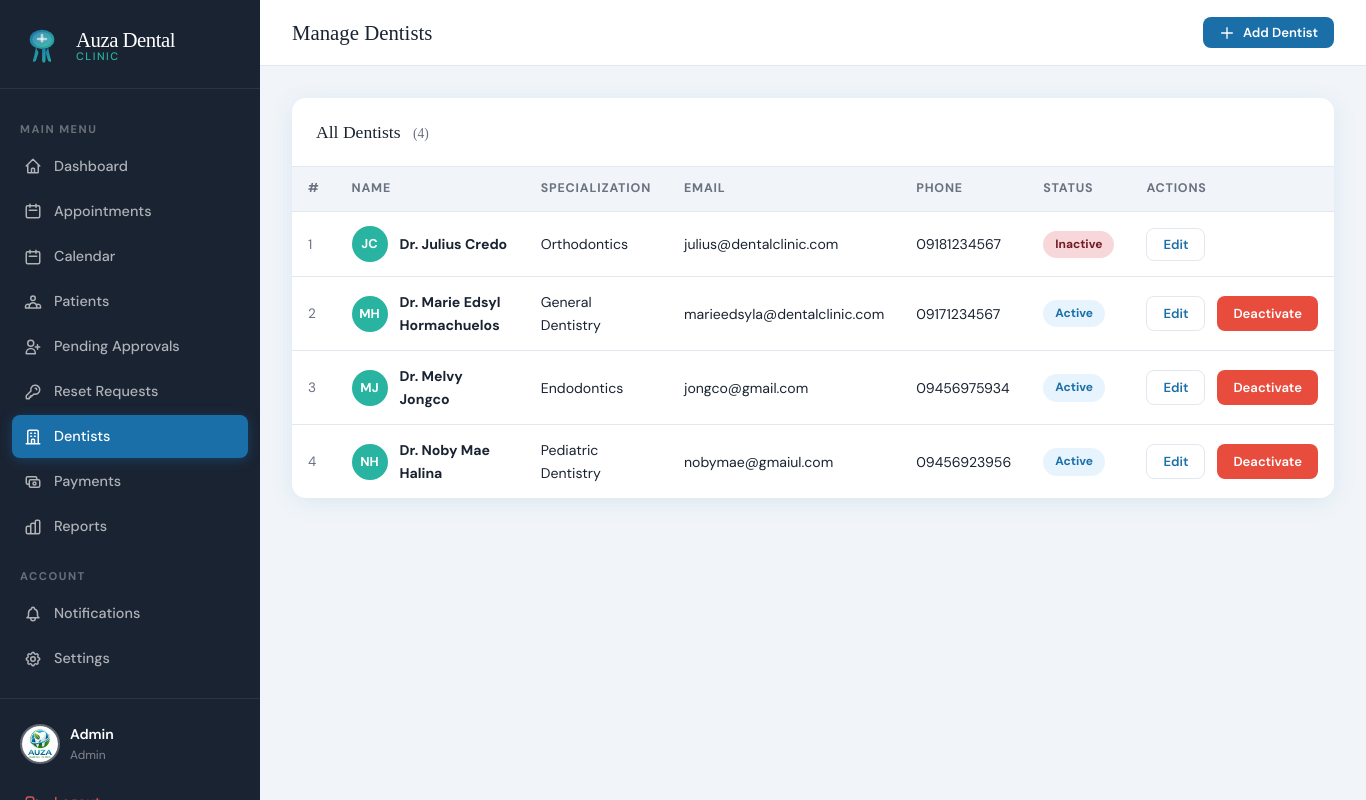
Screenshot of /index.php?page=admin_dentists (signed in) with the database file from the repository.
### tables this page shows
CREATE TABLE `dentists` (
  `id` int(11) NOT NULL,
  `first_name` varchar(100) NOT NULL,
  `last_name` varchar(100) NOT NULL,
  `specialization` varchar(150) DEFAULT NULL,
  `email` varchar(150) DEFAULT NULL,
  `phone` varchar(20) DEFAULT NULL,
  `is_active` tinyint(1) DEFAULT 1,
  `created_at` datetime DEFAULT current_timestamp()
);

### app/controllers/AdminController.php (called while the page is built, shortened)
<?php
require_once __DIR__ . '/../config.php';
class AdminController {
    public function dentists() {
        $dentists = callProcedure('sp_get_all_dentists');
        require __DIR__ . '/../views/admin/dentists.php';
    }
}

### app/config.php (called while the page is built, shortened)
<?php
function getDB() {
    static $conn = null;
    if ($conn === null) {
        $conn = new mysqli(DB_HOST, DB_USER, DB_PASS, DB_NAME);
        $conn->set_charset('utf8mb4');
    }
    return $conn;
}
function callProcedure($proc_name, $params = []) {
    $db = getDB();
    if (empty($params)) {
        $sql = "CALL {$proc_name}()";
        $result = $db->query($sql);
    }
    $rows = [];
    while ($row = $result->fetch_assoc()) {
        $rows[] = $row;
    }
    return $rows;
}

### app/views/admin/dentists.php (the view, shortened to what this page needs)
<!DOCTYPE html>
<html lang="en">
<head>
<link rel="stylesheet" href="<?= APP_URL ?>/public/css/style.css">
</head>
<body>
<div class="app-layout">
  <?php require __DIR__ . '/../shared/sidebar.php'; ?>
  <div class="main-content">
    <div class="topbar">
      <div class="topbar-title">Manage Dentists</div>
      <button class="btn btn-primary btn-sm" onclick="openModal('addModal')">
        <svg xmlns="http://www.w3.org/2000/svg" width="16" height="16" fill="none" viewBox="0 0 24 24" stroke="currentColor"><path stroke-linecap="round" stroke-linejoin="round" stroke-width="2" d="M12 4v16m8-8H4"/></svg>
        Add Dentist
      </button>
    </div>
    <div class="page-content">
      <?php require_once __DIR__ . '/../shared/helpers.php'; showFlash(); ?>
      <div class="card">
        <div class="card-header">
          <div class="card-title">All Dentists <span style="font-size:.85rem;font-weight:400;color:var(--gray);margin-left:8px;">(<?= count($dentists) ?>)</span></div>
        </div>
        <div class="table-wrap">
          <?php if (empty($dentists)): ?>
            <div class="empty-state">
              <svg xmlns="http://www.w3.org/2000/svg" fill="none" viewBox="0 0 24 24" stroke="currentColor"><path stroke-linecap="round" stroke-linejoin="round" stroke-width="1" d="M16 7a4 4 0 11-8 0 4 4 0 018 0zM12 14a7 7 0 00-7 7h14a7 7 0 00-7-7z"/></svg>
              <h3>No Dentists Found</h3>
              <p>Add your first dentist to get started</p>
            </div>
          <?php else: ?>
          <table>
            <thead>
              <tr><th>#</th><th>Name</th><th>Specialization</th><th>Email</th><th>Phone</th><th>Status</th><th>Actions</th></tr>
            </thead>
            <tbody>
              <?php foreach ($dentists as $i => $d): ?>
              <tr>
                <td class="text-gray text-sm"><?= $i+1 ?></td>
                <td>
                  <div class="flex items-center gap-2">
                    <div class="user-avatar" style="width:36px;height:36px;font-size:.8rem;background:var(--accent);">
                      <?= strtoupper(substr($d['first_name'],0,1).substr($d['last_name'],0,1)) ?>
                    </div>
                    <div class="font-bold">Dr. <?= htmlspecialchars($d['first_name'].' '.$d['last_name']) ?></div>
                  </div>
                </td>
                <td><?= htmlspecialchars($d['specialization'] ?? '—') ?></td>
                <td><?= htmlspecialchars($d['email'] ?? '—') ?></td>
                <td><?= htmlspecialchars($d['phone'] ?? '—') ?></td>
                <td>
                  <span class="badge <?= $d['is_active'] ? 'badge-confirmed' : 'badge-cancelled' ?>">
                    <?= $d['is_active'] ? 'Active' : 'Inactive' ?>
                  </span>
                </td>
                <td>
                  <div class="flex gap-2">
                    <button class="btn btn-ghost btn-sm" onclick="openEditModal(<?= htmlspecialchars(json_encode($d)) ?>)">Edit</button>
                    <?php if ($d['is_active']): ?>
                      <a href="?page=admin_delete_dentist&id=<?= $d['id'] ?>" class="btn btn-danger btn-sm"
                         onclick="return confirm('Deactivate this dentist?')">Deactivate</a>
                    <?php endif; ?>
                  </div>
                </td>
              </tr>
              <?php endforeach; ?>
            </tbody>
          </table>
          <?php endif; ?>
        </div>
      </div>
    </div>
  </div>
</div>
</body>
</html>

### public/css/style.css (style rules this page uses)
:root { --primary: #1a6fa8; --primary-dark: #134f7a; --primary-light:#e8f4fd; --accent: #28b4a0; --accent-light: #e6f7f5; --danger: #e74c3c; --warning: #f39c12; --success: #27ae60; --info: #2980b9; --dark: #1a2332; --gray: #6b7280; --gray-light: #f1f5f9; --white: #ffffff; --border: #e2e8f0; --shadow: 0 4px 24px rgba(26,111,168,0.10); --shadow-lg: 0 8px 40px rgba(26,111,168,0.16); --radius: 14px; --radius-sm: 8px; --font-display: 'Playfair Display', serif; --font-body: 'DM Sans', sans-serif; }
*, *::before, *::after { box-sizing: border-box; margin: 0; padding: 0; }
body { font-family: var(--font-body); background: var(--gray-light); color: var(--dark); min-height: 100vh; font-size: 15px; line-height: 1.6; }
a { color: var(--primary); text-decoration: none; }
.btn { display: inline-flex; align-items: center; justify-content: center; gap: 8px; padding: 12px 24px; border-radius: var(--radius-sm); border: none; font-family: var(--font-body); font-size: 0.9rem; font-weight: 600; cursor: pointer; transition: all 0.2s; text-decoration: none; }
.btn-primary { background: var(--primary); color: white; }
.btn-danger { background: var(--danger); color: white; }
.btn-ghost { background: transparent; color: var(--primary); border: 1.5px solid var(--border); }
.btn-sm { padding: 7px 16px; font-size: 0.82rem; }
.app-layout { display: flex; min-height: 100vh; }
.user-avatar { width: 36px; height: 36px; border-radius: 50%; background: var(--primary); color: white; display: flex; align-items: center; justify-content: center; font-weight: 700; font-size: 0.85rem; flex-shrink: 0; }
.main-content { margin-left: 260px; flex: 1; display: flex; flex-direction: column; }
.topbar { background: white; border-bottom: 1px solid var(--border); padding: 16px 32px; display: flex; align-items: center; justify-content: space-between; position: sticky; top: 0; z-index: 50; }
.topbar-title { font-family: var(--font-display); font-size: 1.3rem; color: var(--dark); }
.page-content { padding: 32px; flex: 1; }
.card { background: white; border-radius: var(--radius); box-shadow: var(--shadow); overflow: hidden; }
.card-header { padding: 20px 24px; border-bottom: 1px solid var(--border); display: flex; align-items: center; justify-content: space-between; }
.card-title { font-family: var(--font-display); font-size: 1.1rem; color: var(--dark); }
.table-wrap { overflow-x: auto; }
table { width: 100%; border-collapse: collapse; }
thead th { background: var(--gray-light); padding: 12px 16px; font-size: 0.78rem; font-weight: 700; text-transform: uppercase; letter-spacing: 0.8px; color: var(--gray); text-align: left; border-bottom: 1px solid var(--border); }
tbody td { padding: 14px 16px; border-bottom: 1px solid var(--border); font-size: 0.88rem; }
tbody tr:last-child td { border-bottom: none; }
.badge { display: inline-block; padding: 4px 12px; border-radius: 20px; font-size: 0.75rem; font-weight: 700; text-transform: capitalize; }
.badge-confirmed { background: var(--primary-light); color: var(--primary); }
.badge-cancelled { background: #f8d7da; color: #721c24; }
.flex { display: flex; }
.items-center { align-items: center; }
.gap-2 { gap: 12px; }
.font-bold { font-weight: 700; }
.text-sm { font-size: 0.85rem; }
.text-gray { color: var(--gray); }

### rows the page displays
dentists: first_name+last_name "JC", first_name+last_name "Julius Credo", specialization "Orthodontics", email "julius@dentalclinic.com", phone "09181234567", is_active "Inactive"
dentists: first_name+last_name "MH", first_name+last_name "Marie Edsyl Hormachuelos", specialization "General Dentistry", email "marieedsyla@dentalclinic.com", phone "09171234567", is_active "Active"
dentists: first_name+last_name "MJ", first_name+last_name "Melvy Jongco", specialization "Endodontics", email "jongco@gmail.com", phone "09456975934", is_active "Active"
dentists: first_name+last_name "NH", first_name+last_name "Noby Mae Halina", specialization "Pediatric Dentistry", email "nobymae@gmaiul.com", phone "09456923956", is_active "Active"

### other values shown
$_SESSION['role'] "Admin"
count($dentists) "4"
